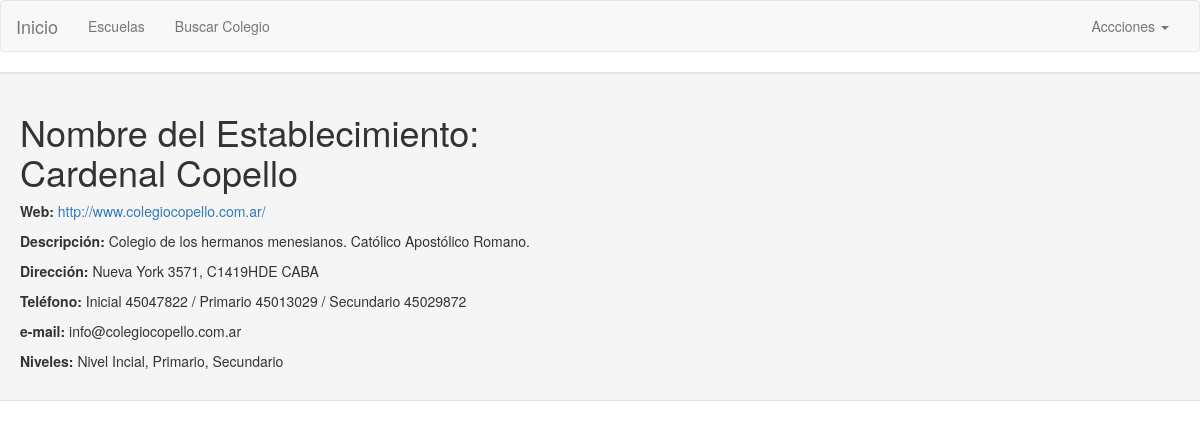
Before: /escuelas/escuela/2 with the older database file.
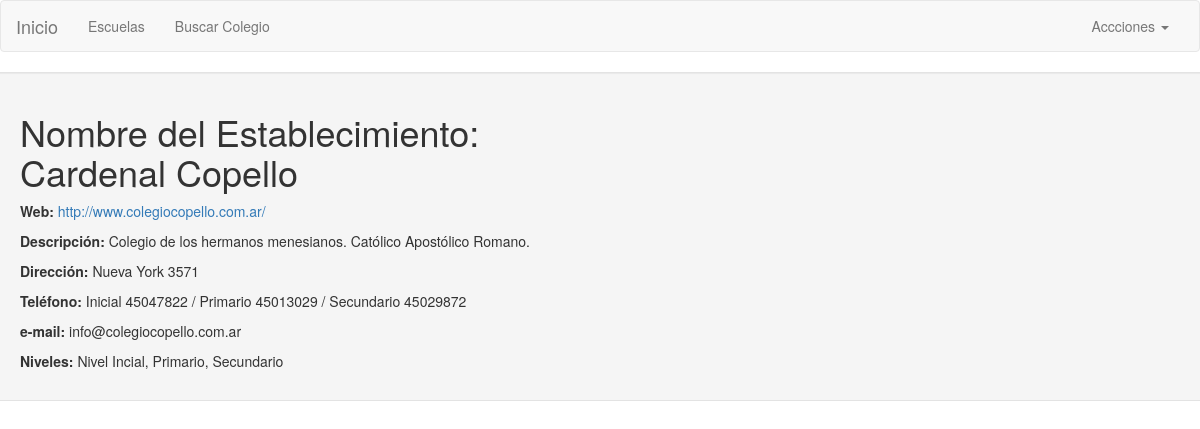
After: the same page with the newer database file.
### escuelas/models.py (models this page shows, shortened)
class School(models.Model):
    name = models.CharField(max_length=255, unique=True)
    slug = models.SlugField(allow_unicode=True, unique=True)
    description = models.TextField(blank=True, default='')
    description_html = models.TextField(editable=False, default='', blank=True)
    level = models.ManyToManyField('Level' ,blank=False)
    specialization = models.ManyToManyField('Specialization', blank=True)
    address = models.TextField(max_length=255, blank=False) #TODO Mäs de una dirección
    post_code  = models.CharField(max_length=10, blank=False, null=True)
    province = models.ForeignKey('Province', on_delete=models.SET_NULL, null=True)  # models.CASCADE
    locality = models.ForeignKey('Locality', on_delete=models.SET_NULL, null=True)  # models.CASCADE
    city = models.ForeignKey('City', on_delete=models.SET_NULL, null=True, blank=True)  # models.CASCADE
    phone = models.TextField(max_length=255, blank=False)   #TODO Mäs de un teléfono
    email = models.EmailField(blank=True)                             #TODO Mäs de un mail
    web = models.URLField(blank=True)
    shifts = models.ManyToManyField('Shift', blank=True)
    RELIGIONS = (
        ('l', 'Laico'),
        ('c', 'Católico'),
        ('j', 'Judío'),
        ('e', 'Evangélico'),
    )
    religion = models.CharField(max_length=1, choices=RELIGIONS, blank=True, default='l',
                              help_text='Orientación religiosa')
    connected_school = models.ManyToManyField('School', blank=True)
    activity = models.ManyToManyField('Activity', blank=True)
    class Meta:
        ordering = ["name"]

### escuelas/views.py (the view)
# urls.py: url(r"^escuela/(?P<pk>\d+)$", views.SchoolDetailView.as_view(), name='school-detail'),
class SchoolDetailView(generic.DetailView):
    model = School

### escuelas/models.py (called while the page is built)
    def __str__(self):
        return self.name

### escuelas/templates/escuelas/school_detail.html
{% extends "base.html" %}
{% block content %}
  <h1>Nombre del Establecimiento: {{ school.name }}</h1>
  <p><strong>Web:</strong> <a href="{{ school.web }}">{{ school.web }}</a></p>
  <p><strong>Descripción:</strong> {{ school.description }}</p>
  <p><strong>Dirección:</strong> {{ school.address }}</p>
  <p><strong>Teléfono:</strong> {{ school.phone }}</p>
  <p><strong>e-mail:</strong> {{ school.email }}</p>
  <p><strong>Niveles:</strong> {% for level in school.level.all %} {{ level }}{% if not forloop.last %}, {% endif %}{% endfor %}</p>
{% endblock %}

Changed rows visible on the page:
changed School "Cardenal Copello": address "Nueva York 3571, C1419HDE CABA" → "Nueva York 3571"
